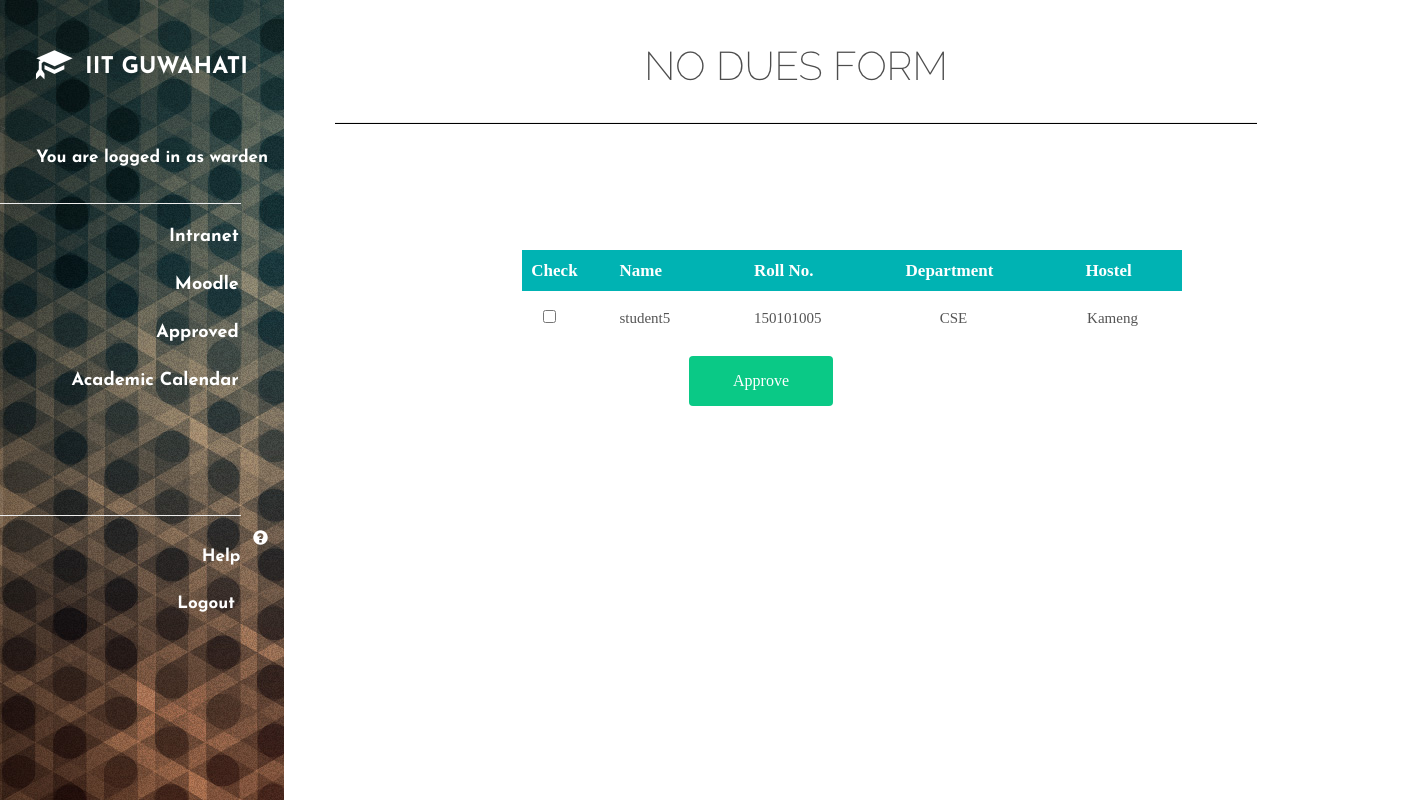
Screenshot of /login-form-shake-effect/login-form-shake-effect/warden.php (signed in) with the database file from the repository.
### tables this page shows
CREATE TABLE `student` (
  `serial` int(4) NOT NULL,
  `name` varchar(50) NOT NULL,
  `password` varchar(15) NOT NULL,
  `roll_num` int(9) NOT NULL,
  `department` varchar(4) NOT NULL,
  `hostel` varchar(10) NOT NULL,
  `warden` tinyint(1) NOT NULL DEFAULT '0',
  `care_taker` tinyint(1) NOT NULL DEFAULT '0',
  `gymkhana` tinyint(1) NOT NULL DEFAULT '0',
  `asst_register` tinyint(1) NOT NULL DEFAULT '0',
  `submit_thesis` tinyint(1) NOT NULL DEFAULT '0',
  `library` tinyint(1) NOT NULL DEFAULT '0',
  `cc_online_no_dues` tinyint(1) NOT NULL DEFAULT '0',
  `cc_in_charge` tinyint(1) NOT NULL DEFAULT '0',
  `faculty` tinyint(4) NOT NULL DEFAULT '0',
  `hod` tinyint(1) NOT NULL DEFAULT '0',
  `account` tinyint(1) NOT NULL DEFAULT '0',
  `Amit Awekar` tinyint(4) NOT NULL DEFAULT '0',
  `Arjit Sur` tinyint(4) NOT NULL DEFAULT '0',
  `Arnab Sarkar` tinyint(4) NOT NULL DEFAULT '0',
  `Aryabartta Sahu` tinyint(4) NOT NULL DEFAULT '0',
  `Ashish Anand` tinyint(4) NOT NULL DEFAULT '0',
  `Benny George K` tinyint(4) NOT NULL DEFAULT '0',
  `Chandan Karfa` tinyint(4) NOT NULL DEFAULT '0',
  `Deepanjan Kesh` tinyint(4) NOT NULL DEFAULT '0',
  `Diganta Goswami` tinyint(4) NOT NULL DEFAULT '0',
  `G Sajith` tinyint(4) NOT NULL DEFAULT '0',
  `Gautam Barua` tinyint(4) NOT NULL DEFAULT '0',
  `Hemangee K Kapoor` tinyint(4) NOT NULL DEFAULT '0',
  `Jatindra Kumar Deka` tinyint(4) NOT NULL DEFAULT '0',
  `John Jose` tinyint(4) NOT NULL DEFAULT '0',
  `Pinaki Mitra` tinyint(4) NOT NULL DEFAULT '0',
  `Pradip Kr Das` tinyint(4) NOT NULL DEFAULT '0',
  `Purandar Bhaduri` tinyint(4) NOT NULL DEFAULT '0',
  `R Inkulu` tinyint(4) NOT NULL DEFAULT '0',
  `Rashmi Duta Baruah` tinyint(4) NOT NULL DEFAULT '0',
  `S V Rao` tinyint(4) NOT NULL DEFAULT '0',
  `Samit Bhattacharya` tinyint(4) NOT NULL DEFAULT '0',
  `Sanasam Ranbir Singh` tinyint(4) NOT NULL DEFAULT '0',
  `Santosh Biswas` tinyint(4) NOT NULL DEFAULT '0',
  `Shivashankar B Nair` tinyint(4) NOT NULL DEFAULT '0',
  `Sukumar Nandi` tinyint(4) NOT NULL DEFAULT '0',
  `Sushanta Karmakar` tinyint(4) NOT NULL DEFAULT '0',
  `T Venkatesh` tinyint(4) NOT NULL DEFAULT '0',
  `V Vijaya Saradhi` tinyint(4) NOT NULL DEFAULT '0'
);

### login-form-shake-effect/login-form-shake-effect/warden.php (the view, shortened to what this page needs)
<!DOCTYPE html>
<html xmlns="http://www.w3.org/1999/html">
<head>
  <link rel="stylesheet" href="https://maxcdn.bootstrapcdn.com/bootstrap/3.3.7/css/bootstrap.min.css">
<link rel='stylesheet prefetch' href='http://maxcdn.bootstrapcdn.com/font-awesome/4.2.0/css/font-awesome.min.css'>
<link rel="stylesheet" href="css/style.css">
<link rel="stylesheet" href="css/warden.css">
</head>
<body>
<div style="width: 100%;">
<div class="sidebar" style="float:left;">
  <ul style="/*background-color: black;*/background-image:url(css/login.png); height: 100%;" ><br><br><br>
<li><a href="javascript:void(0)" style="text-align: center; font-size: 23px; vertical-align: middle;" class="active"><b><p style="display: inline-block;" class="glyphicon glyphicon-education"></p>&nbsp;&nbsp;IIT GUWAHATI</b></a>
  <br>
  <br><br><li>><span style="font-size: 17px; padding-bottom: 0px;" class="active">You are logged in as <?php echo $_SESSION["type"] ?> &nbsp;&nbsp;&nbsp;&nbsp;&nbsp;</span></li>
  <hr style="width: 85%; float: left; "><br><br><br>
  <li><a href="javascript:void(0)" style="font-size: 18px;">Intranet&nbsp;&nbsp;&nbsp;&nbsp;&nbsp;</a></li>
  <li><a href="javascript:void(0)" style="font-size: 18px;">Moodle&nbsp;&nbsp;&nbsp;&nbsp;&nbsp;</a></li>
  <li><a href="javascript:void(0)" style="font-size: 18px;">Approved&nbsp;&nbsp;&nbsp;&nbsp;&nbsp;</a>
  <li><a href="javascript:void(0)" style="font-size: 18px;">Academic Calendar&nbsp;&nbsp;&nbsp;&nbsp;&nbsp;</a></li><br><br><br><br><br><br><br><br><br>
  <hr style="width: 85%; float: left; padding: 0;"><br><br>
  <li><a href="javascript:void(0)" style="font-size: 17px; "><p style="display: inline-block;" class="glyphicon glyphicon-question-sign"></p>&nbsp;&nbsp;Help&nbsp;&nbsp;&nbsp;&nbsp;&nbsp;</a></li>
  <li><a href="li.php" style="font-size: 17px;">Logout &nbsp;&nbsp;&nbsp;&nbsp;&nbsp;</a></li>
</ul>
</div>
</div>
<div style="width: 80%; border-top: 0; float:right;">
<div class="fixed_scroll" id="hide_as_scroll" style=" height:100%;"  >
<img src="wardentitle.png" alt="Title" style="max-width: 100%; max-height:100%;
position: fixed; max-width: 100%; max-height: 100%; height: auto; width: auto;"></div>
<div style="margin-top: 22%; display: inherit;" id="warden_table_all">
<table id="keywords" cellspacing="0" cellpadding="0" style="display: table; empty-cells: hide;">
    <thead style="font-size: 17px;">
      <tr>
        <th style="padding-right: 0px; padding-left: 9px; text-align: center;">Check</th>
        <th><span>Name</span></th>
        <th><span>Roll No.</span></th>
        <th><span>Department</span></th>
        <th><span>Hostel</span></th>
      </tr>
    </thead>
  <form action="<?php echo htmlspecialchars($_SERVER['PHP_SELF']);?>" method="post">
    <tbody>
 <?php
 if (!isset($_SESSION["name"]) || ($_SESSION["type"] != "warden"))
 {
   $_SESSION["error"] = "Please Login To continue:";
    echo "<script>window.location = 'li.php';</script>";
 }
 else
 {
   $main_type = $_SESSION["type"];
   $server = "localhost";
   $username = "root";
   $password = "";
   $Database = "no_dues";
   $conn = new mysqli($server, $username, $password, $Database);
   $q1 = "SELECT * FROM `student`";
   $res = $conn->query($q1);
   foreach ($res as $row)
   {
    if($row[$main_type] == 0 && $row['hostel'] == $_SESSION['hostel'] && $row['care_taker'])
       echo '<tr class="hello"><td><input type="checkbox" name='.$row['roll_num'].'></td><td>'.$row['name'].'</td><td>'.$row['roll_num'].'</td><td>'.$row['department'].'</td><td>'.$row['hostel'].'</td></tr>';
   }
 }
 ?>
    </tbody>
  </table>
    <div class="container">
        <div class="row">
            <div class="col-md-4"></div>
            <div class="col-md-4">
  <input type='submit' class="log-btn" value='Approve' style="width: 40%; ">
    </div></div></div>
</div>
</div>
</body>
</html>

### login-form-shake-effect/login-form-shake-effect/css/style.css (style rules this page uses)
* { box-sizing: border-box; -moz-box-sizing: border-box; -webkit-box-sizing: border-box; font-family: arial; }
.log-btn { background: #0AC986; dispaly: inline-block; width: 100%; font-size: 16px; height: 50px; color: #fff; text-decoration: none; border: none; -moz-border-radius: 4px; -webkit-border-radius: 4px; border-radius: 4px; }

### login-form-shake-effect/login-form-shake-effect/css/warden.css (style rules this page uses)
html, body, div, span, applet, object, iframe, h1, h2, h3, h4, h5, h6, p, blockquote, pre, a, abbr, acronym, address, big, cite, code, del, dfn, em, img, ins, kbd, q, s, samp, small, strike, strong, sub, sup, tt, var, b, u, i, center, dl, dt, dd, ol, ul, li, fieldset, form, label, legend, table, caption, tbody, tfoot, thead, tr, th, td, article, aside, canvas, details, embed, figure, figcaption, footer, header, hgroup, menu, nav, output, ruby, section, summary, time, mark, audio, video { margin: 0; padding: 0; border: 0; font-size: 100%; font: inherit; vertical-align: baseline; outline: none; -webkit-font-smoothing: antialiased; -webkit-text-size-adjust: 100%; -ms-text-size-adjust: 100%; -webkit-box-sizing: border-box; -moz-box-sizing: border-box; box-sizing: border-box; }
html { overflow-y: scroll; }
body { */ font-family: 'Helvetica Neue', Helvetica, Arial, sans-serif; font-size: 62.5%; line-height: 1; color: #585858; padding: 22px 10px; padding-bottom: 55px; }
ol, ul { list-style: none; }
input, textarea { -webkit-font-smoothing: antialiased; -webkit-text-size-adjust: 100%; -ms-text-size-adjust: 100%; -webkit-box-sizing: border-box; -moz-box-sizing: border-box; box-sizing: border-box; outline: none; }
strong, b { font-weight: bold; }
table { border-collapse: collapse; border-spacing: 0; }
img { border: 0; max-width: 100%; }
#keywords { margin: 0 auto; font-size: 1.2em; margin-bottom: 15px; }
#keywords thead { cursor: pointer; background: #c9dff0; }
#keywords thead tr th { font-weight: bold; padding: 12px 30px; padding-left: 42px; }
#keywords thead tr th span { padding-right: 20px; background-repeat: no-repeat; background-position: 100% 100%; }
#keywords tbody tr { color: #555; }
#keywords tbody tr td { text-align: center; padding: 15px 10px; }
th, td { text-align: left; padding: 8px; }
th { background-color: #00b3b3; color: white; }

### login-form-shake-effect/login-form-shake-effect/warden.php (style rules this page uses)
.sidebar ul { list-style-type: none; margin: 0; padding: 0; width: 20%; position: fixed; overflow: auto; border:0; }
.sidebar li a { display: block; color: #ffffff; text-align: right; padding: 15px 16px; text-decoration: none; font-family: 'Josefin Sans', sans-serif; font-weight: 900; }
.sidebar li span { display: block; color: #ffffff; text-align: right; padding: 15px 16px; text-decoration: none; font-family: 'Josefin Sans', sans-serif; font-weight: 900; }
.sidebar li a.active { background-color:none; color: white; }
.sidebar li span.active { background-color:none; color: white; }
html,body { margin:0; padding:0; width: 100%; }
.hello { font-size: 15px; }
.glyphicon-question-sign { font-size: 15px; }
.glyphicon-education { font-size: 34px; vertical-align: bottom; }

### rows the page displays
student: name "student5", roll_num "150101005", department "CSE", hostel "Kameng"

### other values shown
$_SESSION["type"] "warden"
